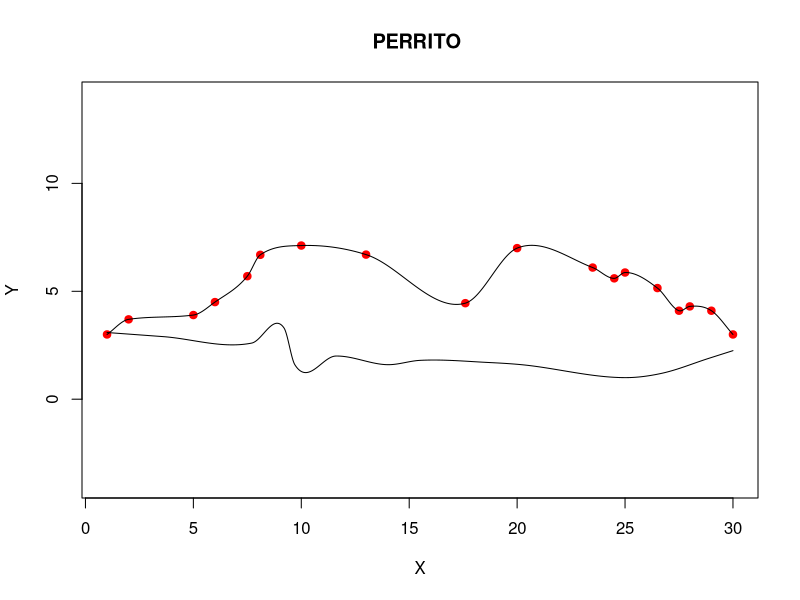

Here is the R script that generated this plot:
rm(list=ls())

x=c(1,2,5,6,7.5,8.1,10,13,17.6,20,23.5,24.5,25,26.5,27.5,28,29,30)     
y=c(3,3.7,3.9,4.5,5.7,6.69,7.12,6.7,4.45,7,6.1,5.6,5.87,5.15,4.1,4.3,4.1,3)

length(x)
length(y)

plot(x,y, pch=19, cex=1, col = "red", asp=1,xlab="X", ylab="Y", main="PERRITO ") 
funcion<-splinefun(x,y,method="monoH.FC",ties=mean)
print(funcion(y))
curve(funcion(x),add = TRUE, col = "black", n = 1001)
par(new = TRUE)

a=c(3.6,7.7,9.2,11.6,9.7,14,15.5,18.7,20.2,25,26.7,28.9)
b=c(2.6,2.3,3,1.7,1.3,1.3,1.5,1.4,1.3,0.7,0.9,1.6)+0.3

funcion2<-splinefun(a,b,method="monoH.FC",ties=mean)
curve(funcion2(x),add = TRUE, col = "black", n = 1001)
